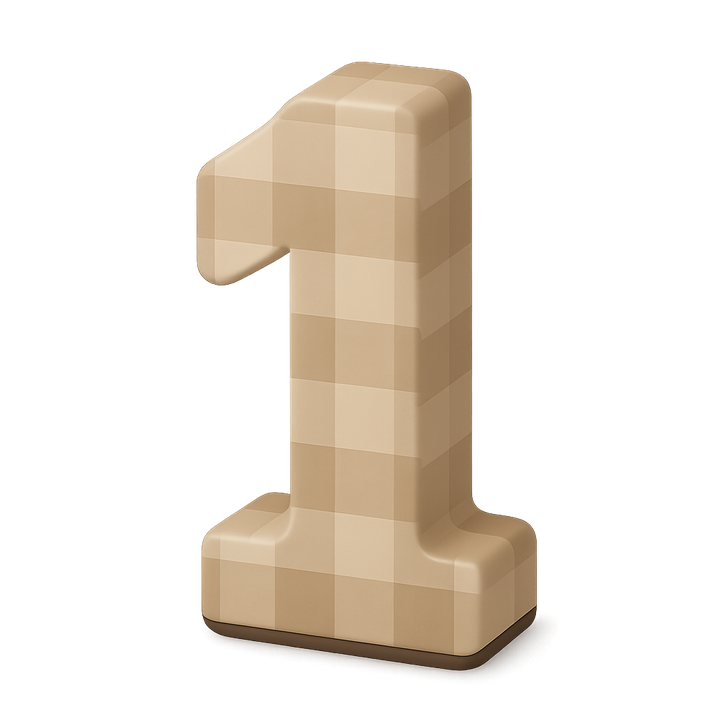
#> input picture flutter_app/assets/numbers/one.png, 727 x 727 px, shrunk from 1024 x 1024 before the run, found by its file name
$ python fix_teddy_s_button_bg.py
#> lines starting #> are read from the running program, lines starting #| are printed output that depends on the picture; after the words box and inside, x2 and y2 are one past the last pixel; in counts of white or black regions, pixels touching at a corner belong together
"""
Optional margin strip — skip if you want opaque image backgrounds on the page.

Remove edge-connected near-black margins from Teddy scene PNGs (vignette on black).

Writes RGBA under web/icons/stories/teddy_s_button/. Re-run after replacing art.

Requires: pip install numpy pillow
"""
from __future__ import annotations

from collections import deque
from pathlib import Path

import numpy as np
from PIL import Image

FOLDER = Path(__file__).resolve().parent.parent / "web" / "icons" / "stories" / "teddy_s_button"
# Pixels this dark and 8-connected to the image border become transparent.
MAX_CHANNEL = 42
MAX_SUM = 130


def rgba_remove_edge_black(rgb: np.ndarray, base_alpha: np.ndarray | None) -> np.ndarray:
    h, w = rgb.shape[:2]
    r = rgb[:, :, 0].astype(np.int16)
    g = rgb[:, :, 1].astype(np.int16)
    b = rgb[:, :, 2].astype(np.int16)
    cand = (r <= MAX_CHANNEL) & (g <= MAX_CHANNEL) & (b <= MAX_CHANNEL) & ((r + g + b) <= MAX_SUM)

    vis = np.zeros((h, w), dtype=bool)
    q: deque[tuple[int, int]] = deque()
    for x in range(w):
        for y in (0, h - 1):
            if cand[y, x] and not vis[y, x]:
                vis[y, x] = True
                q.append((y, x))
    for y in range(h):
        for x in (0, w - 1):
            if cand[y, x] and not vis[y, x]:
                vis[y, x] = True
                q.append((y, x))

    while q:
        y, x = q.popleft()
        for dy, dx in ((0, 1), (0, -1), (1, 0), (-1, 0)):
            ny, nx = y + dy, x + dx
            if 0 <= ny < h and 0 <= nx < w and not vis[ny, nx] and cand[ny, nx]:
                vis[ny, nx] = True
                q.append((ny, nx))

    out = np.zeros((h, w, 4), dtype=np.uint8)
    out[:, :, :3] = rgb
    out[:, :, 3] = np.where(vis, 0, 255)
    if base_alpha is not None:
        out[:, :, 3] = np.minimum(out[:, :, 3], base_alpha)
    return out


def process(path: Path) -> None:
    im = Image.open(path)
    if im.mode == "RGBA":
        arr = np.asarray(im)
        rgb = arr[:, :, :3]
        base_a = arr[:, :, 3]
    else:
        rgb = np.asarray(im.convert("RGB"))
        base_a = None
    rgba = rgba_remove_edge_black(rgb, base_a)
    Image.fromarray(rgba, "RGBA").save(path, optimize=True)
    print(path.name, "saved")


def main() -> None:
    for name in ("one.png", "two.png", "three.png", "four.png", "five.png"):
        p = FOLDER / name
        if p.exists():
            process(p)
#> in process, im is the input picture: PIL image 727x727 RGBA; mean R, G, B, A 51.3, 43.6, 34.6, 67.6
#> in process, `rgb = arr[:, :, :3]`:
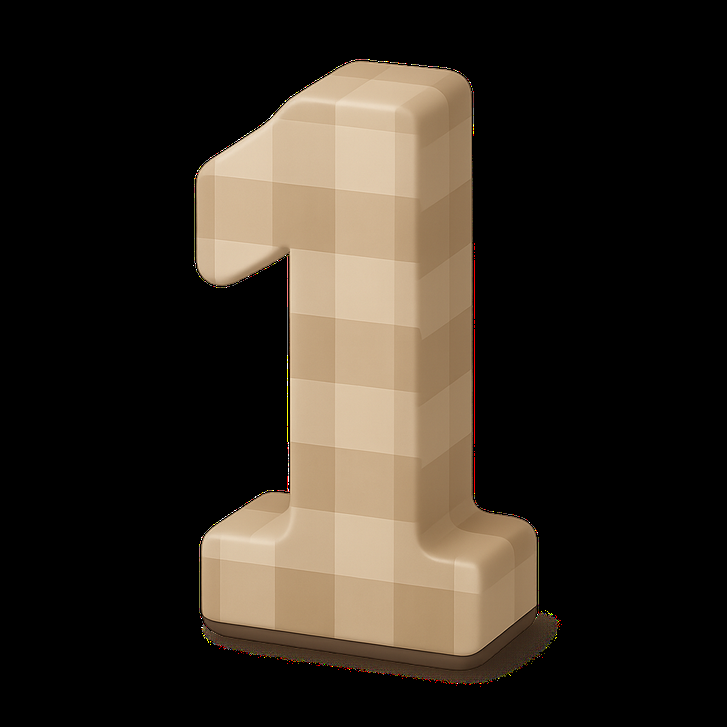
#> rgb: shape (727, 727, 3); mean R, G, B 51.3, 43.6, 34.6
#> in rgba_remove_edge_black, `r = rgb[:, :, 0].astype(np.int16)`:
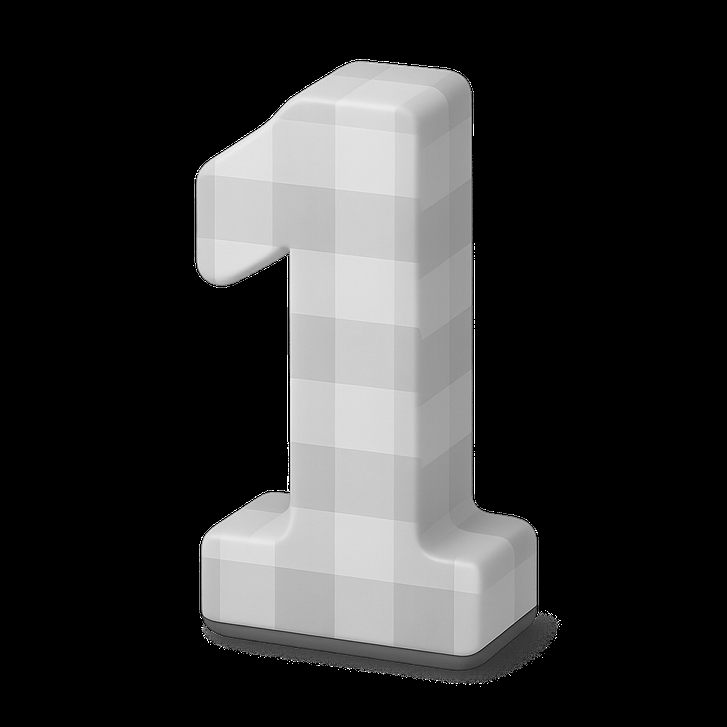
#> r: shape (727, 727) int16; min 0, max 255, mean 51.3
#> in rgba_remove_edge_black, `b = rgb[:, :, 2].astype(np.int16)`:
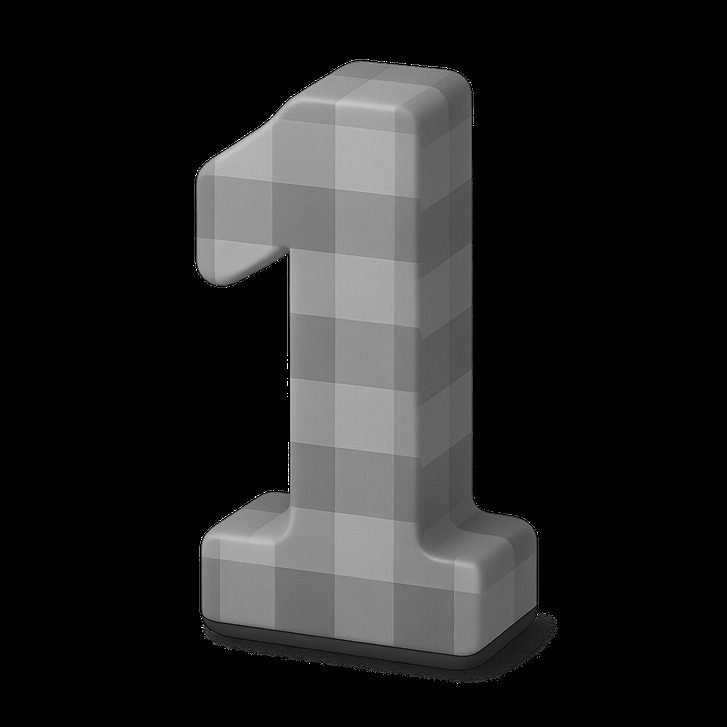
#> b: shape (727, 727) int16; min 0, max 255, mean 34.6
#> in rgba_remove_edge_black, `cand = (r <= MAX_CHANNEL) & (g <= MAX_CHANNEL) & (b <= MAX_CHANNEL) & ..`:
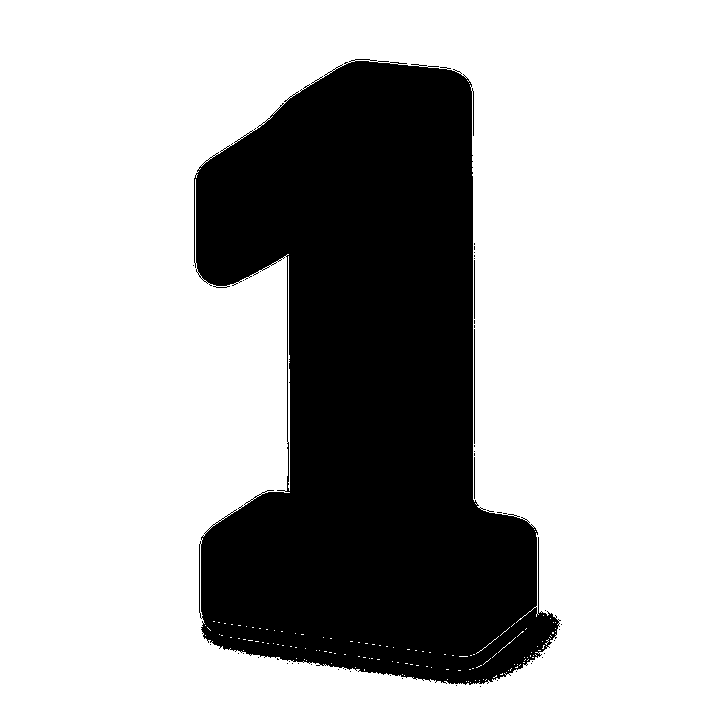
#> cand: shape (727, 727) bool; 72.1% white; 46 black regions (42 under 20 px), largest, box (x1, y1, x2, y2) and area: (194, 59, 561, 685) 147308, (474, 329, 475, 444) 115, (474, 260, 475, 319) 59, (474, 457, 475, 499) 42
#> after the loop in rgba_remove_edge_black, `for x in range(w):`: vis: shape (727, 727) bool; 0.28% white in thin lines or dots
#> after the loop in rgba_remove_edge_black, `for y in range(h):`:
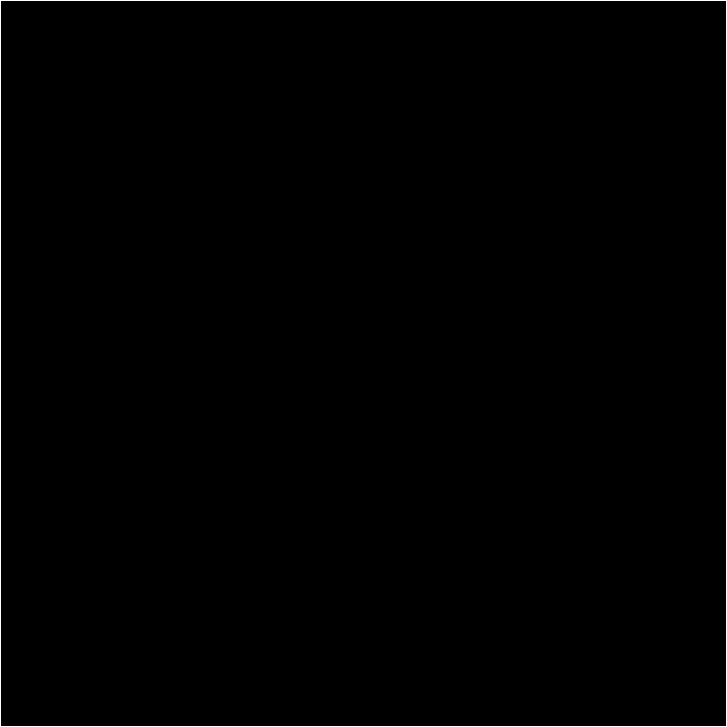
#> vis: shape (727, 727) bool; 0.55% white in thin lines or dots
#> after the loop in rgba_remove_edge_black, `while q:`:
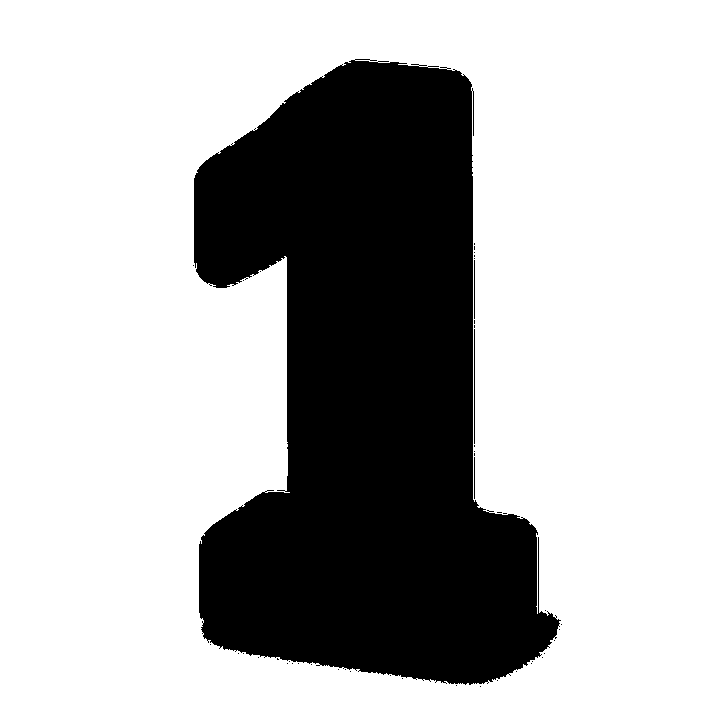
#> vis: shape (727, 727) bool; 71.9% white; 46 black regions (42 under 20 px), largest, box (x1, y1, x2, y2) and area: (194, 59, 561, 685) 148458, (474, 329, 475, 444) 115, (474, 260, 475, 319) 59, (474, 457, 475, 499) 42
#> in rgba_remove_edge_black, `out[:, :, 3] = np.minimum(out[:, :, 3], base_alpha)`:
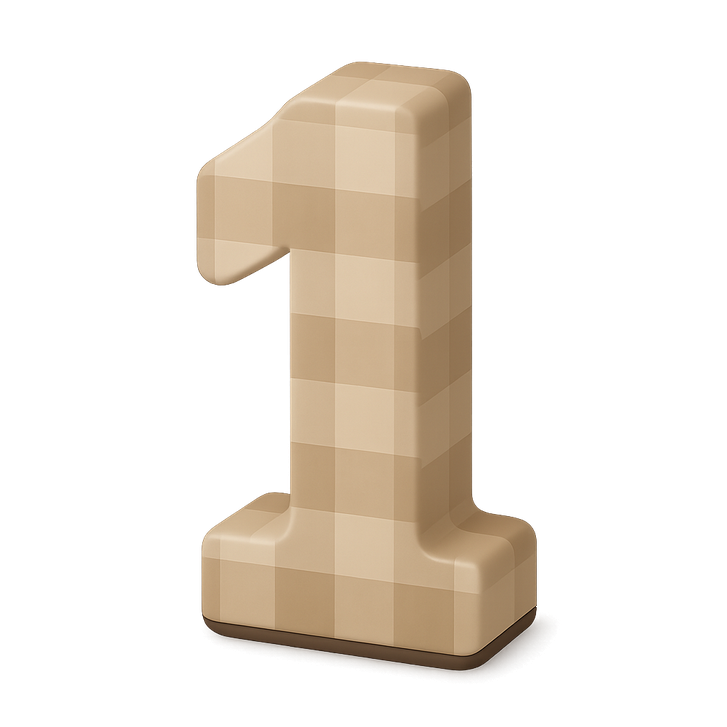
#> out: shape (727, 727, 4); mean R, G, B, A 51.3, 43.6, 34.6, 67.6; transparent parts drawn white
#> pass 2 of the loop in main, `for name in ("one.png", "two.png", "three.png", "four.png", "five.png"):`:
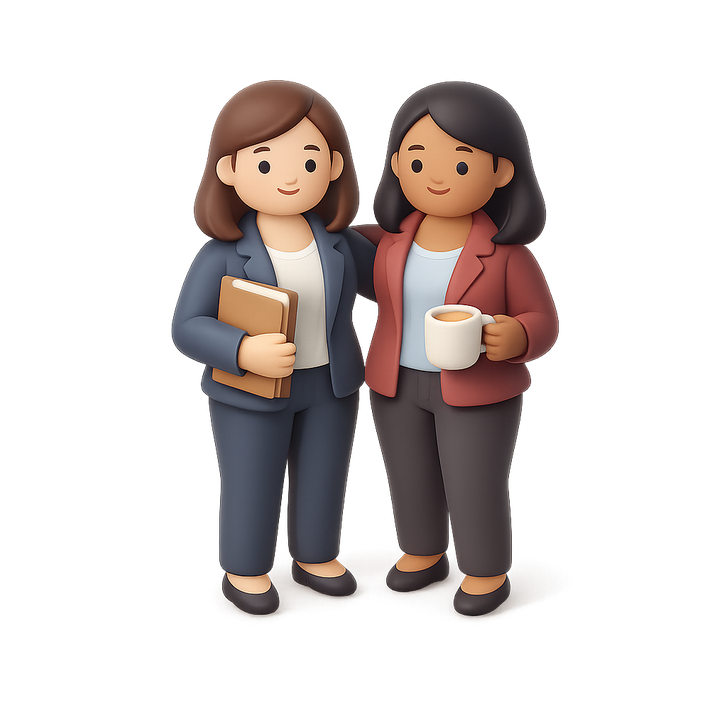
#> input picture flutter_app/assets/numbers/two.png, 727 x 727 px, shrunk from 1024 x 1024 before the run, found by its file name
#> in process, im is the input picture: PIL image 727x727 RGBA; mean R, G, B, A 36.4, 29, 27.1, 71.8
#> in rgba_remove_edge_black (call 2), `cand = (r <= MAX_CHANNEL) & (g <= MAX_CHANNEL) & (b <= MAX_CHANNEL) & ..`:
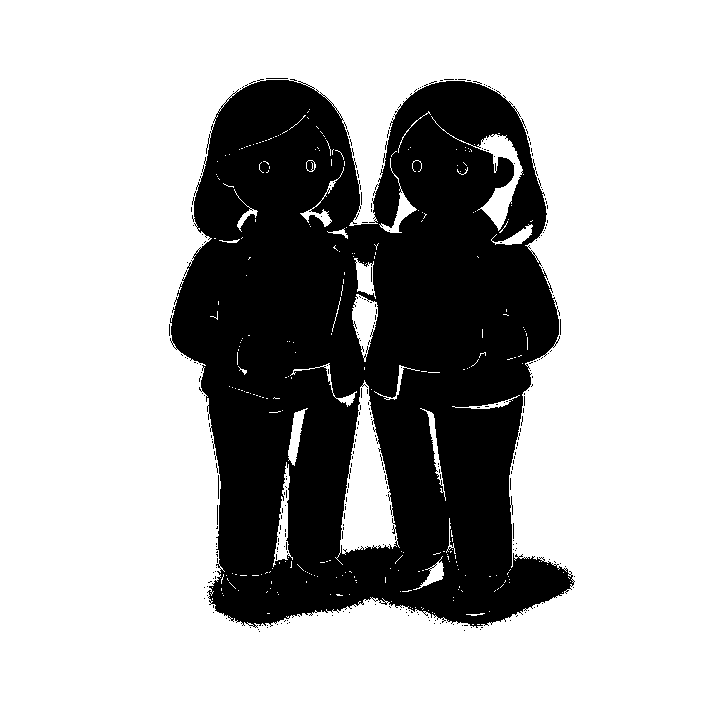
#> cand: shape (727, 727) bool; 70.7% white; 285 black regions (281 under 20 px), largest, box (x1, y1, x2, y2) and area: (170, 79, 575, 628) 154174, (218, 475, 219, 499) 24, (266, 78, 288, 79) 22, (217, 505, 218, 525) 20
#> in rgba_remove_edge_black (call 2), `out[:, :, 3] = np.minimum(out[:, :, 3], base_alpha)`:
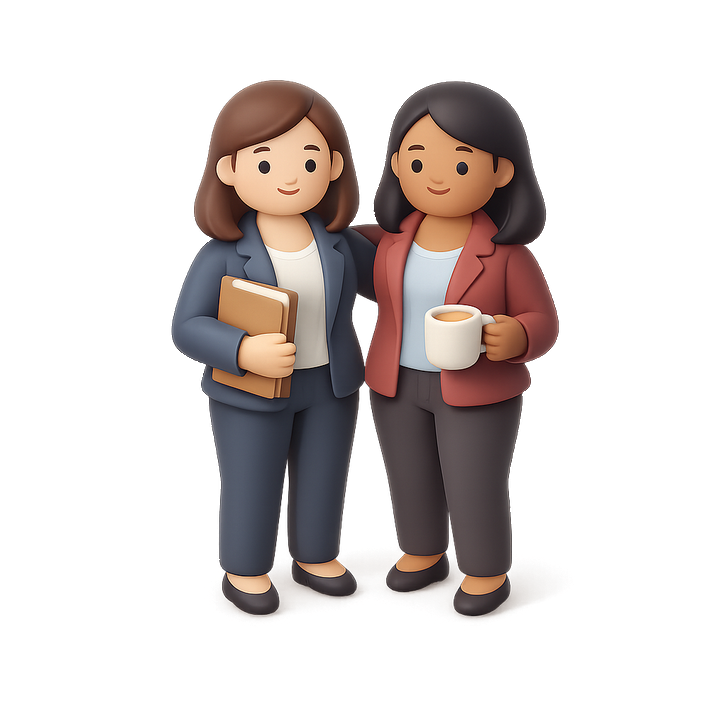
#> out: shape (727, 727, 4); mean R, G, B, A 36.4, 29, 27.1, 71.8; transparent parts drawn white
#> pass 3 of the loop in main, `for name in ("one.png", "two.png", "three.png", "four.png", "five.png"):`:
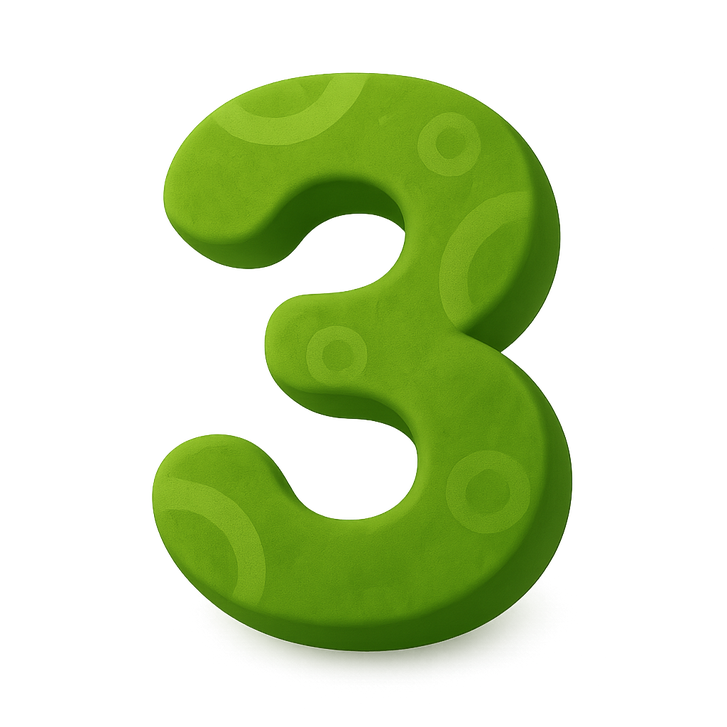
#> input picture flutter_app/assets/numbers/three.png, 727 x 727 px, shrunk from 1024 x 1024 before the run, found by its file name
#> in process, im is the input picture: PIL image 727x727 RGBA; mean R, G, B, A 32.4, 48.5, 6.4, 79.8
#> in rgba_remove_edge_black (call 3), `cand = (r <= MAX_CHANNEL) & (g <= MAX_CHANNEL) & (b <= MAX_CHANNEL) & ..`:
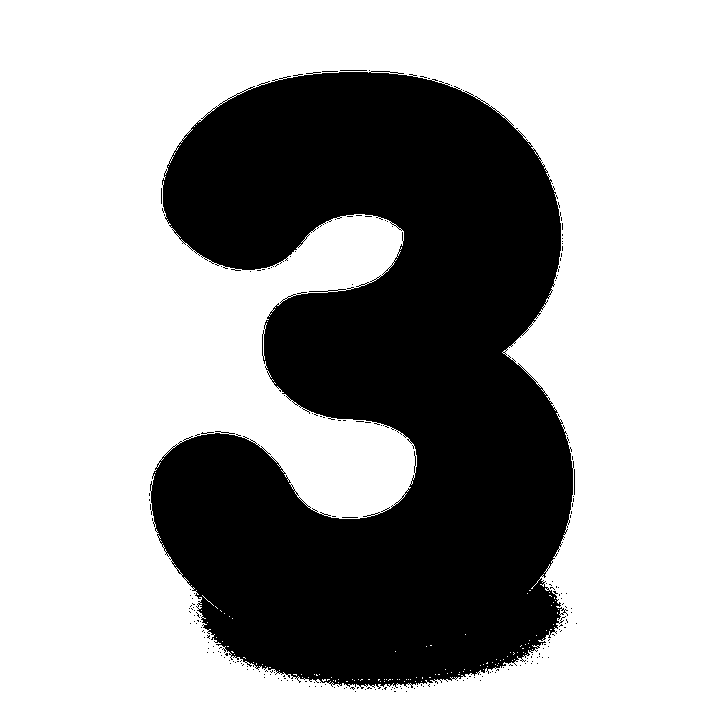
#> cand: shape (727, 727) bool; 65.7% white; 212 black regions (209 under 20 px), largest, box (x1, y1, x2, y2) and area: (150, 71, 574, 689) 180983, (340, 70, 367, 71) 27, (574, 469, 575, 495) 26
#> in rgba_remove_edge_black (call 3), `out[:, :, 3] = np.minimum(out[:, :, 3], base_alpha)`:
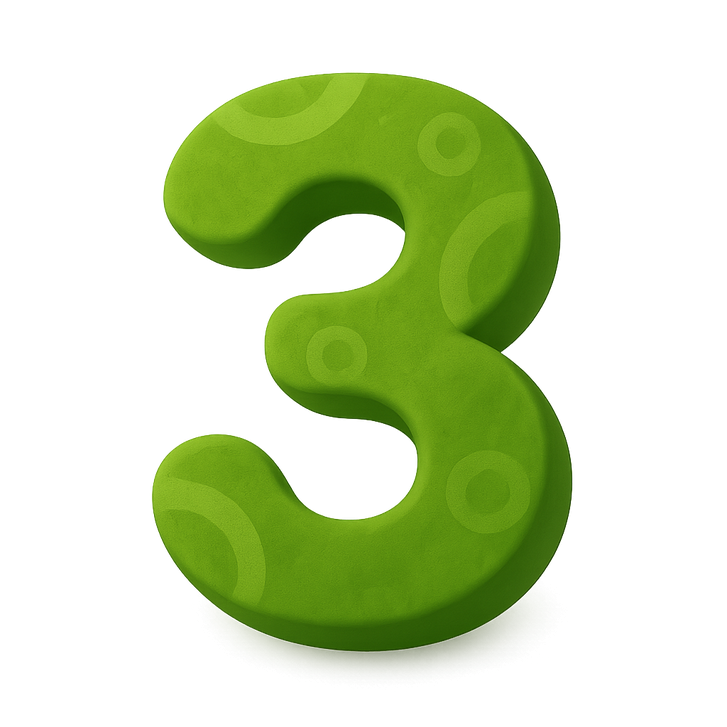
#> out: shape (727, 727, 4); mean R, G, B, A 32.4, 48.5, 6.4, 79.8; transparent parts drawn white
#> the loop made 5 passes; the first 3 are shown


if __name__ == "__main__":
    main()
